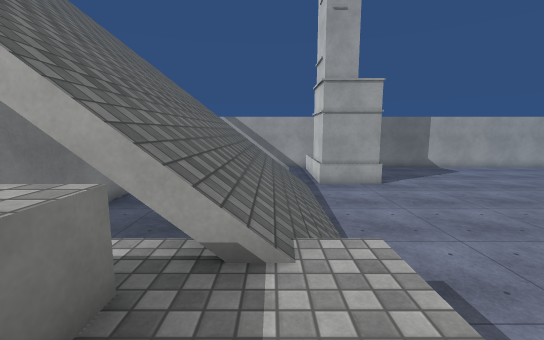
[1] (above)

21 first-person views from a walk through a 3-D level made in the Unity game engine. The camera is 1.3 m above the floor, tilts 8° down and sees 90° across. The floor is counted in squares, 1 m on a side. Each view is taken from the middle of a square. On the plan, view 1 faces up. The plan holds only what a view shows up to about 13 squares ahead; the rest is blank. The place goes on beyond the plan. Some animated figures are left out. Surface patterns are stand-ins for the level's own textures.

[2]
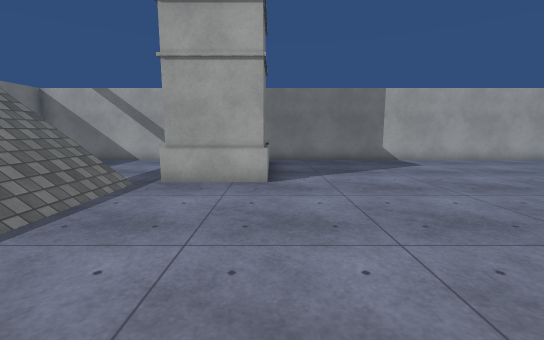

[3]
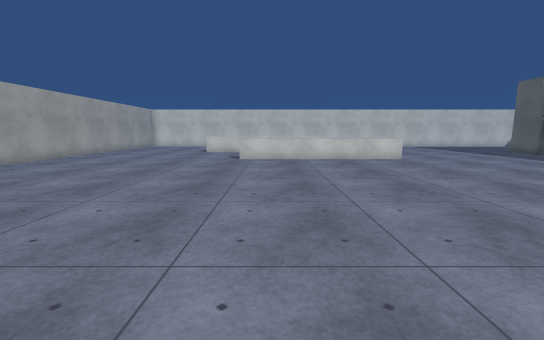

[4]
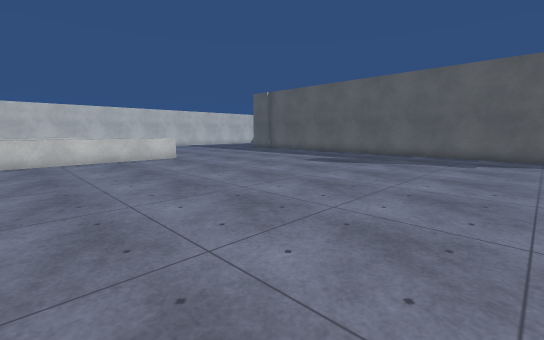

[5]
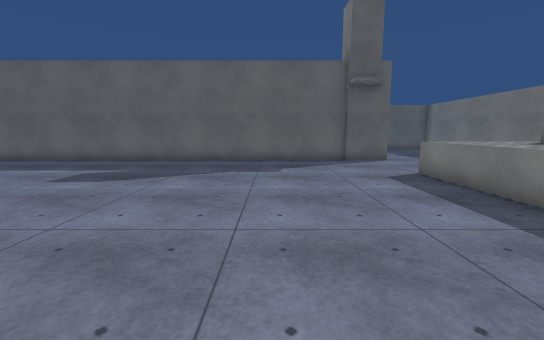

[6]
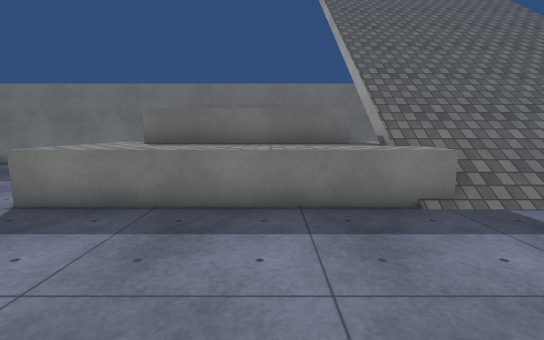

[7]
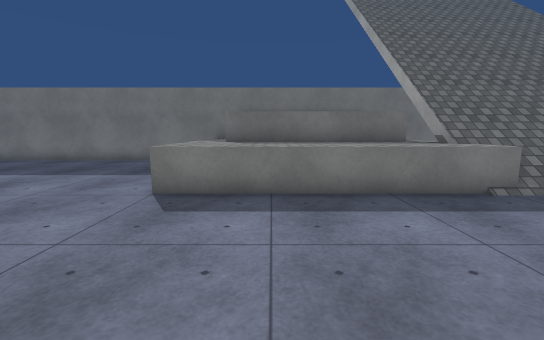

[8]
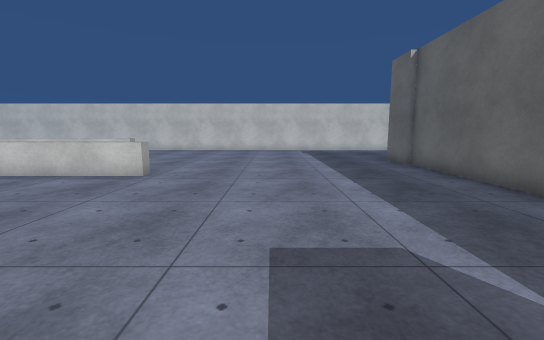

[9]
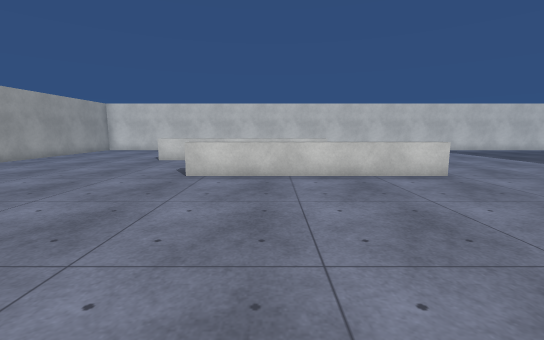

[10]
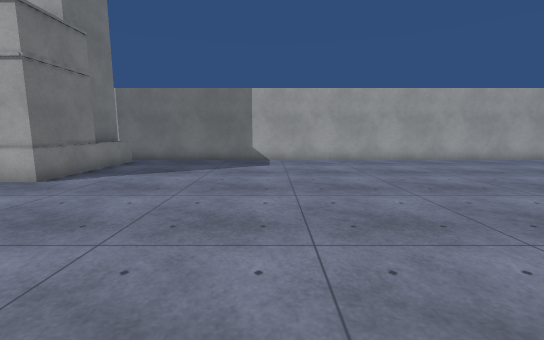

[11]
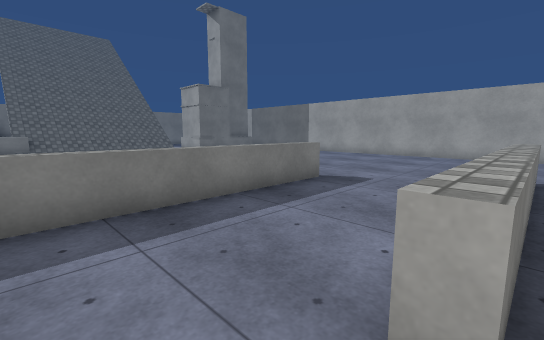

[12]
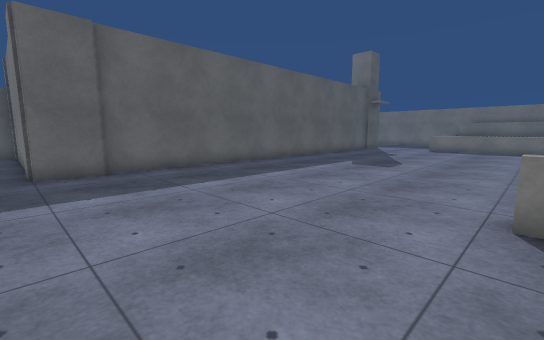

[13]
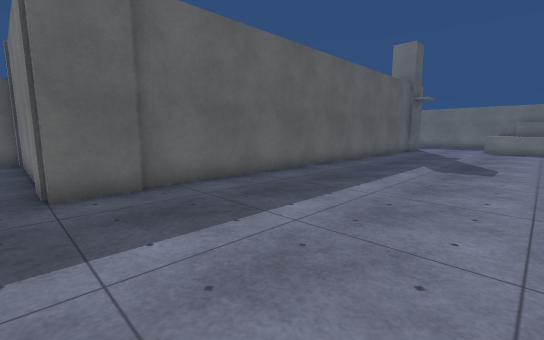

[14]
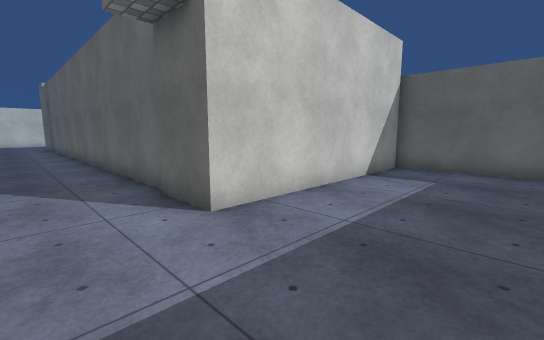

[15]
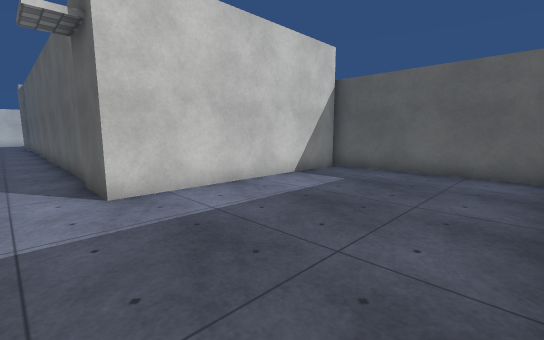

[16]
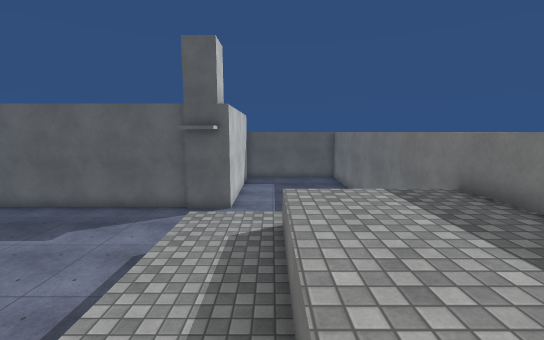

[17]
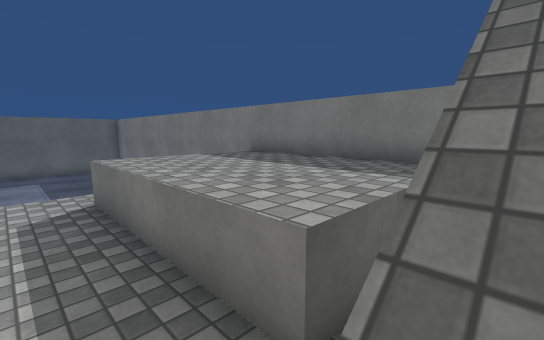

[18]
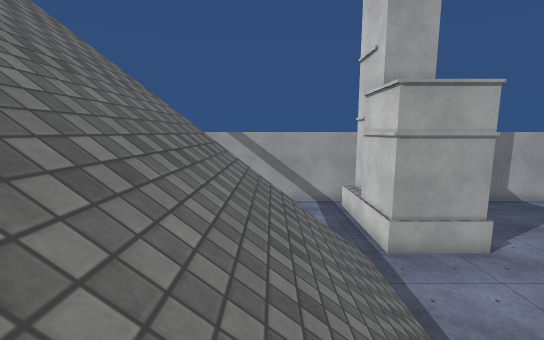

[19]
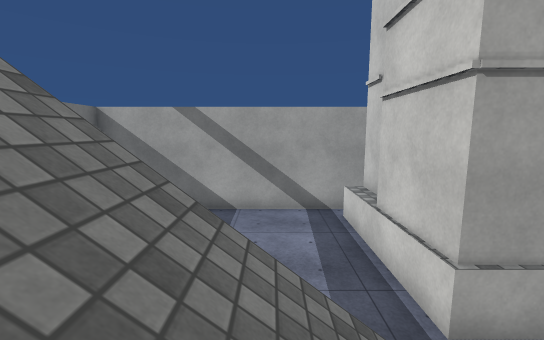

[20]
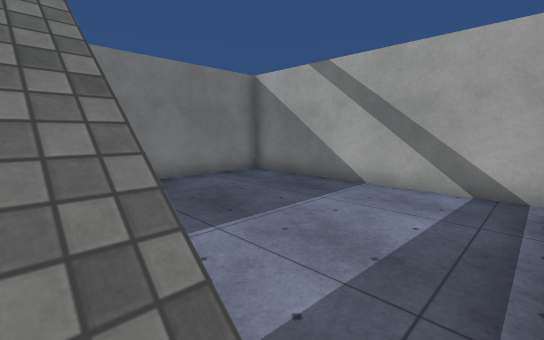

[21]
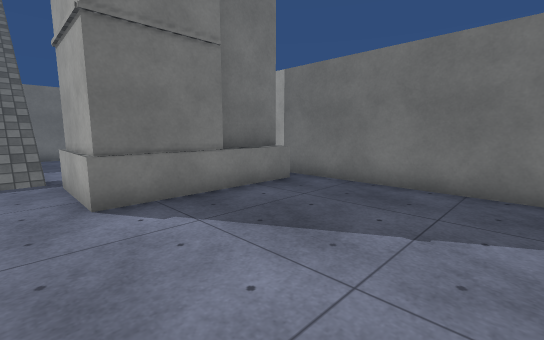

### Floor plan
Key: @ floor where view 1 was taken; # wall or solid block; x gap in a wall; . main floor; : floor 1 m higher than the main floor; / step, stairs or slope; = window, fence, low wall or low ledge; ^ raised ledge; v drop or lower ground; B block.
Columns run from 8 left of view 1 to 22 right of it. Each row starts with its distance up from view 1.
 18   #############################
 17   # ..... #^^x.................
 16   # ......^^^^.................
 15   # ......^ B^.................
 14   # ......B  B.................
 13   # ......B  B.................
 12  v# ...vv/xBB#.................
 11 ////   ///....................^
 10 ////   ///....................^
  9 ////.  ///................... ^
  8 ////.  ///...............^... ^
  7 ////.. ///...............^... ^
  6 ////..////...............^....^
  5 ////   ///...............^....^
  4 ////   ///...............^....^
  3 /////////=...............^.....
  2    ^^^^/::...............^.....
  1    ^^^^^::...............^.....
  0    ^^^^^@:.....................
 -1    ^^^^^::.....................
 -2   v^^^^^::.....................
 -3    ^^^^^::.....................
 -4   # ::::::.....................
 -5   #    ........................
 -6   #  ..........................
 -7   #............................
 -8   #......#B.................##.
 -9   #......#####################.
-10   #......#                   #.
-11   #......#                   #.
-12   #......#                   #.
-13   #......#                   #.
-14   #......#                   #.
-15    ......#                   #.
-16    #######                   ##

Where each view was taken, in squares from view 1:
view 1: 0 up, 0 right, facing up
view 2: 5 up, 5 right, facing up
view 3: 7 up, 4 right, facing right
view 4: 7 up, 4 right, facing down-right
view 5: 4 up, 6 right, facing down
view 6: 0 up, 6 right, facing left
view 7: 2 down, 7 right, facing left
view 8: 3 down, 9 right, facing right
view 9: 6 up, 9 right, facing right
view 10: 5 up, 11 right, facing up
view 11: 2 up, 22 right, facing up-left
view 12: 1 up, 22 right, facing down-left
view 13: 2 down, 22 right, facing down-left
view 14: 6 down, 3 left, facing down-right
view 15: 7 down, 5 left, facing down-right
view 16: 3 up, 1 left, facing down
view 17: 3 up, 0 right, facing down-left
view 18: 5 up, 1 left, facing up
view 19: 9 up, 0 right, facing up
view 20: 11 up, 2 right, facing up-left
view 21: 11 up, 10 right, facing up-left
